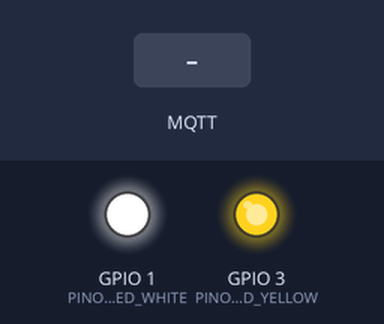
Recording of a program running on a simulated ESP32. Parts: output pins drawn as LEDs (lit = HIGH). Inputs (shaded band) come from the test bench. WiFi joins after 1.5 s; servers stay silent unless stated; no MQTT or app messages arrive unless stated; the camera gives no picture; what the program prints to the serial monitor is not drawn.

Above: at 3.0 s.
3.1 s: MQTT message "+" arrives on the first subscribed topic
At 3.5 s:
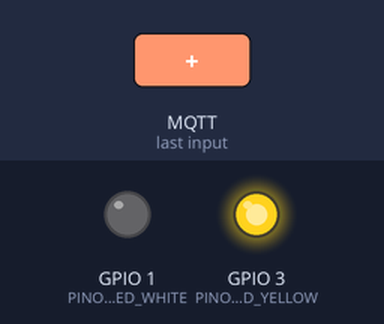
4.6 s: MQTT message "w" arrives on the first subscribed topic
At 5.8 s:
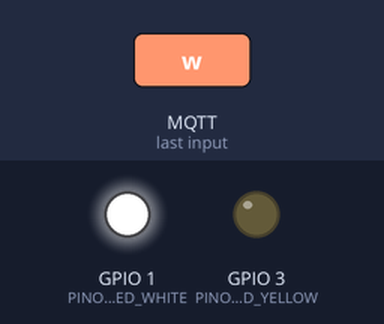
6.1 s: MQTT message "-" arrives on the first subscribed topic
At 7.0 s:
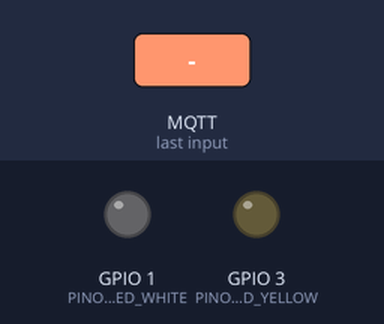
7.6 s: MQTT message "y" arrives on the first subscribed topic
At 8.2 s:
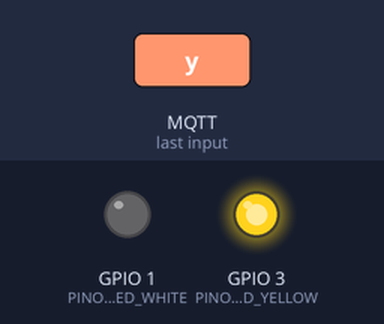
Timing chart, 0 to 10.1 s (numbered marks = the images above; inputs shaded):
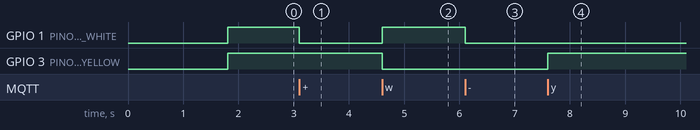

Measured:
- after the input at 3.1 s, GPIO 1 (PINOUT_LED_WHITE): HIGH → LOW at once
- after the input at 4.6 s, GPIO 1 (PINOUT_LED_WHITE): LOW → HIGH at once; GPIO 3 (PINOUT_LED_YELLOW): HIGH → LOW at once
- after the input at 6.1 s, GPIO 1 (PINOUT_LED_WHITE): HIGH → LOW at once
- after the input at 7.6 s, GPIO 3 (PINOUT_LED_YELLOW): LOW → HIGH at once

The program:

main.cpp
```cpp
#include <Arduino.h>
#include <esp_camera.h>
#include <esp_http_server.h>
#include <esp_timer.h>
#include <WiFi.h>
#include <WiFiClientSecure.h>
#include <PubSubClient.h>

#define XSTR(x) #x
#define STR(x) XSTR(x)

uint8_t PINOUT_LED_WHITE = 1;
uint8_t PINOUT_LED_YELLOW = 3;

const char *topic = "bedroom/rl";
WiFiClientSecure espClient;
PubSubClient client(espClient);

#define CAM_PIN_PWDN 32
#define CAM_PIN_RESET -1
#define CAM_PIN_XCLK 0
#define CAM_PIN_SIOD 26
#define CAM_PIN_SIOC 27

#define CAM_PIN_D7 35
#define CAM_PIN_D6 34
#define CAM_PIN_D5 39
#define CAM_PIN_D4 36
#define CAM_PIN_D3 21
#define CAM_PIN_D2 19
#define CAM_PIN_D1 18
#define CAM_PIN_D0 5
#define CAM_PIN_VSYNC 25
#define CAM_PIN_HREF 23
#define CAM_PIN_PCLK 22

#define PART_BOUNDARY "123456789000000000000987654321"
static const char* _STREAM_CONTENT_TYPE = "multipart/x-mixed-replace;boundary=" PART_BOUNDARY;
static const char* _STREAM_BOUNDARY = "\r\n--" PART_BOUNDARY "\r\n";
static const char* _STREAM_PART = "Content-Type: image/jpeg\r\nContent-Length: %u\r\n\r\n";

static camera_config_t camera_config = {
    .pin_pwdn = CAM_PIN_PWDN,
    .pin_reset = CAM_PIN_RESET,
    .pin_xclk = CAM_PIN_XCLK,
    .pin_sscb_sda = CAM_PIN_SIOD,
    .pin_sscb_scl = CAM_PIN_SIOC,

    .pin_d7 = CAM_PIN_D7,
    .pin_d6 = CAM_PIN_D6,
    .pin_d5 = CAM_PIN_D5,
    .pin_d4 = CAM_PIN_D4,
    .pin_d3 = CAM_PIN_D3,
    .pin_d2 = CAM_PIN_D2,
    .pin_d1 = CAM_PIN_D1,
    .pin_d0 = CAM_PIN_D0,
    .pin_vsync = CAM_PIN_VSYNC,
    .pin_href = CAM_PIN_HREF,
    .pin_pclk = CAM_PIN_PCLK,


    .xclk_freq_hz = 20000000, //XCLK 20MHz or 10MHz for OV2640 double FPS (Experimental)
    .ledc_timer = LEDC_TIMER_0,
    .ledc_channel = LEDC_CHANNEL_0,

    .pixel_format = PIXFORMAT_RGB565, //YUV422,GRAYSCALE,RGB565,JPEG
    .frame_size = FRAMESIZE_QVGA, //QQVGA-UXGA Do not use sizes above QVGA when not JPEG

    .jpeg_quality = 10, //0-63 lower number means higher quality
    .fb_count = 1, //if more than one, i2s runs in continuous mode. Use only with JPEG
};

static esp_err_t init_camera()
{
    //initialize the camera
    esp_err_t err = esp_camera_init(&camera_config);
    if (err != ESP_OK)
    {
        ESP_LOGE(TAG, "Camera Init Failed");
        return err;
    }

    return ESP_OK;
}

esp_err_t jpg_stream_httpd_handler(httpd_req_t *req){
    camera_fb_t * fb = NULL;
    esp_err_t res = ESP_OK;
    size_t _jpg_buf_len;
    uint8_t * _jpg_buf;
    char * part_buf[64];
    static int64_t last_frame = 0;
    if(!last_frame) {
        last_frame = esp_timer_get_time();
    }

    res = httpd_resp_set_type(req, _STREAM_CONTENT_TYPE);
    if(res != ESP_OK){
        return res;
    }

    while(true){
        fb = esp_camera_fb_get();
        if (!fb) {
            Serial.println("Camera capture failed");
            res = ESP_FAIL;
            break;
        }
        if(fb->format != PIXFORMAT_JPEG){
            bool jpeg_converted = frame2jpg(fb, 80, &_jpg_buf, &_jpg_buf_len);
            if(!jpeg_converted){
                Serial.println("JPEG compression failed");
                esp_camera_fb_return(fb);
                res = ESP_FAIL;
            }
        } else {
            _jpg_buf_len = fb->len;
            _jpg_buf = fb->buf;
        }

        if(res == ESP_OK){
            res = httpd_resp_send_chunk(req, _STREAM_BOUNDARY, strlen(_STREAM_BOUNDARY));
        }
        if(res == ESP_OK){
            size_t hlen = snprintf((char *)part_buf, 64, _STREAM_PART, _jpg_buf_len);

            res = httpd_resp_send_chunk(req, (const char *)part_buf, hlen);
        }
        if(res == ESP_OK){
            res = httpd_resp_send_chunk(req, (const char *)_jpg_buf, _jpg_buf_len);
        }
        if(fb->format != PIXFORMAT_JPEG){
            free(_jpg_buf);
        }
        esp_camera_fb_return(fb);
        if(res != ESP_OK){
            break;
        }
    }

    last_frame = 0;
    return res;
}

httpd_uri_t uri_get_mjpeg = {
    .uri      = "/",
    .method   = HTTP_GET,
    .handler  = jpg_stream_httpd_handler,
    .user_ctx = NULL
};

httpd_handle_t start_webserver(void)
{
    /* Generate default configuration */
    httpd_config_t config = HTTPD_DEFAULT_CONFIG();
    config.server_port = 80;


    /* Empty handle to esp_http_server */
    httpd_handle_t server = NULL;

    /* Start the httpd server */
    if (httpd_start(&server, &config) == ESP_OK) {

        /* Register URI handlers */
        httpd_register_uri_handler(server, &uri_get_mjpeg);
    }
    /* If server failed to start, handle will be NULL */
    return server;
}
void reconnectToBroker()
{
  while (!client.connected())
  {
    Serial.println("Attempting MQTT connection...");

    if (client.connect(STR(CLIENT_ID), STR(BROKER_USERNAME), STR(BROKER_PASSWORD)))
    {
      Serial.print("connected ");
      Serial.println(STR(CLIENT_ID));

      client.subscribe(topic);
    }
    else
    {
      Serial.println("connection failed, try again in 5 seconds");
      delay(5000);
    }
  }
}

char state;

std::function<void(char *, uint8_t *, unsigned int)> onMessageReceived = [](char *topic, byte *payload, unsigned int length)
{
  if ((char)payload[0] == '+')
  {
    // ON
    digitalWrite(PINOUT_LED_WHITE, LOW);
    digitalWrite(PINOUT_LED_YELLOW, HIGH);
    state = 'y';
  }
  else if ((char)payload[0] == '-')
  {
    // OFF
    digitalWrite(PINOUT_LED_WHITE, LOW);
    digitalWrite(PINOUT_LED_YELLOW, LOW);
    state = 'y';
  }
  else if ((char)payload[0] == 'y')
  {
    // YELLOW
    digitalWrite(PINOUT_LED_WHITE, LOW);
    digitalWrite(PINOUT_LED_YELLOW, HIGH);
    state = 'y';
  }
  else if ((char)payload[0] == 'w')
  {
    // WHITE
    digitalWrite(PINOUT_LED_WHITE, HIGH);
    digitalWrite(PINOUT_LED_YELLOW, LOW);
    state = 'w';
  }
};

void setup() {
  Serial.begin(115200);

  pinMode(PINOUT_LED_YELLOW, OUTPUT);
  pinMode(PINOUT_LED_WHITE, OUTPUT);

  init_camera();

  Serial.print("Connecting...");
  WiFi.begin(STR(WIFI_SSID), STR(WIFI_PASS));
  while (WiFi.status() != WL_CONNECTED) {
    delay(500);
    Serial.print(".");
  }

  Serial.println("");
  Serial.println("WiFi connected.");
  Serial.println("IP address: ");
  Serial.println(WiFi.localIP());

  start_webserver();

  espClient.setInsecure();
  client.setClient(espClient);
  client.setServer(STR(BROKER_HOST), 8883);
  client.setCallback(onMessageReceived);

  digitalWrite(PINOUT_LED_WHITE, HIGH);
  digitalWrite(PINOUT_LED_YELLOW, HIGH);
}

void loop() {
  if (!client.connected())
  {
    reconnectToBroker();
  }
  client.loop();
}
```
